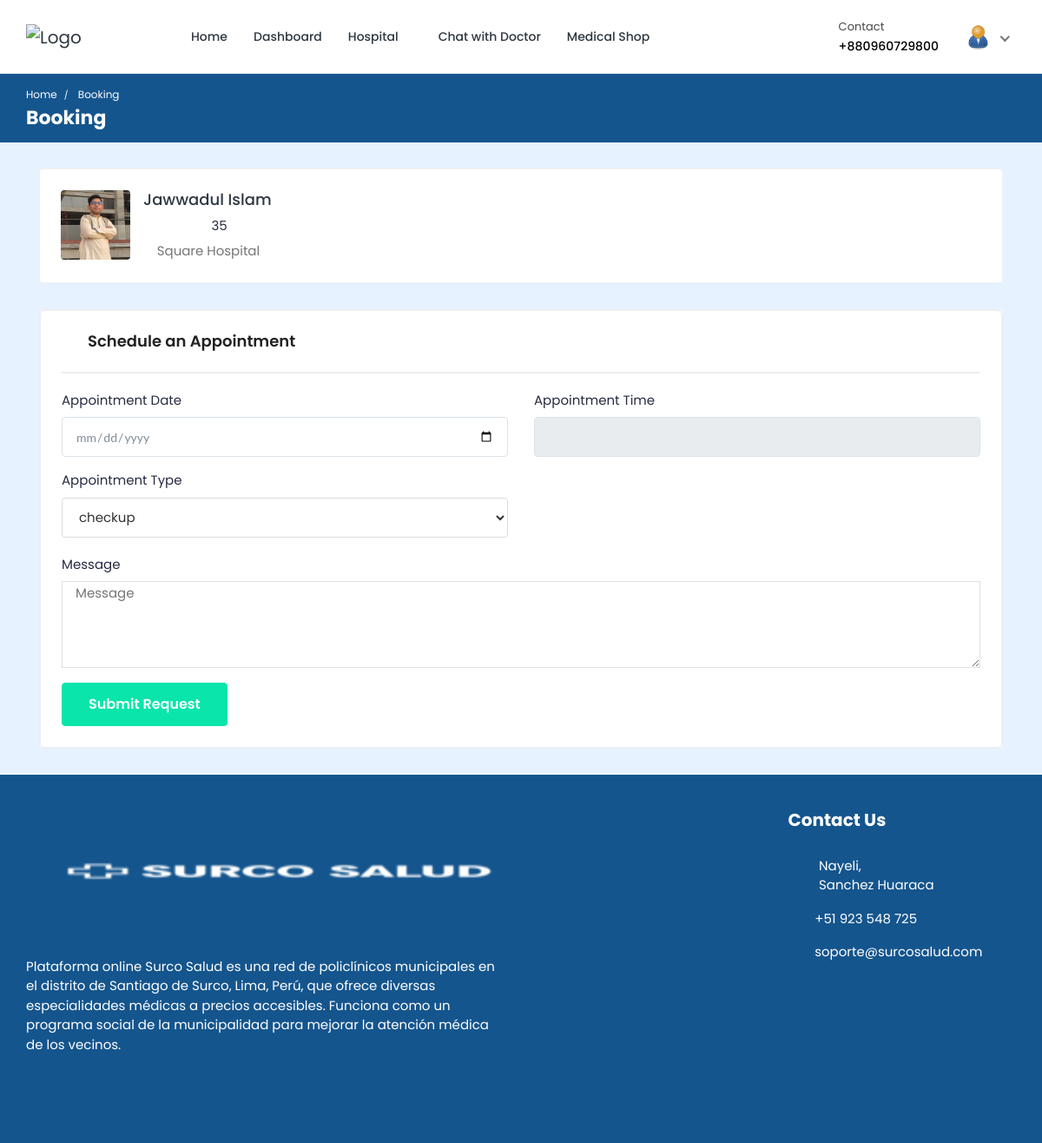
Before: /doctor/booking/2/ (signed in) with the older database file.
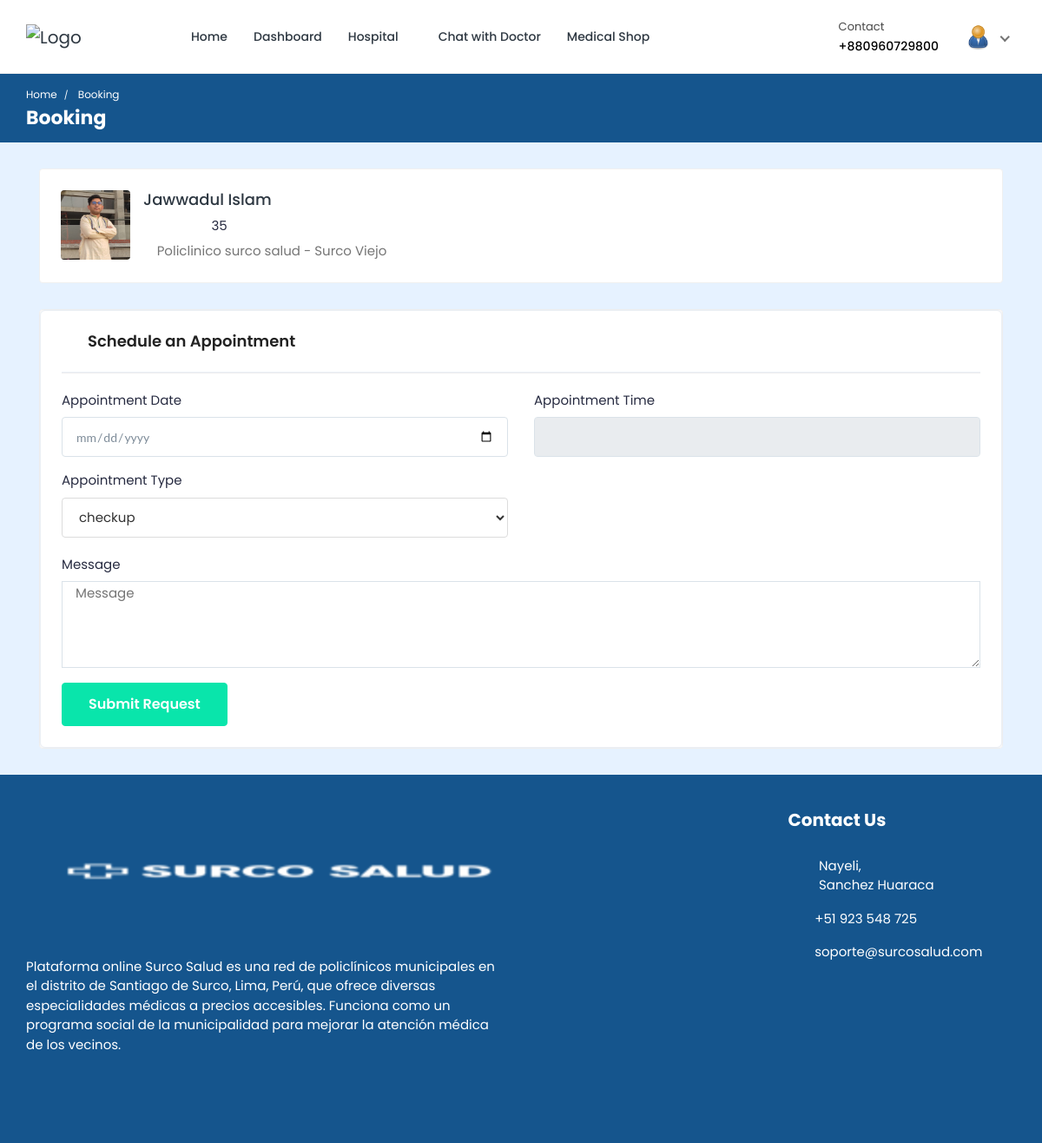
After: the same page with the newer database file.
### doctor/models.py (models this page shows, shortened)
class Doctor_Information(models.Model):
    DOCTOR_TYPE = (
        ('Cardiologists', 'Cardiologists'),
        ('Neurologists', 'Neurologists'),
        ('Pediatricians', 'Pediatricians'),
        ('Physiatrists', 'Physiatrists'),
        ('Dermatologists', 'Dermatologists'),
    )
    doctor_id = models.AutoField(primary_key=True)
    user = models.OneToOneField(User, on_delete=models.CASCADE, null=True, blank=True, related_name='profile')
    name = models.CharField(max_length=200, null=True, blank=True)
    username = models.CharField(max_length=200, null=True, blank=True)
    gender = models.CharField(max_length=200, null=True, blank=True)
    description = models.TextField(max_length=1000, null=True, blank=True)
    department = models.CharField(max_length=200, choices=DOCTOR_TYPE, null=True, blank=True)
    department_name = models.ForeignKey(hospital_department, on_delete=models.SET_NULL, null=True, blank=True)
    specialization = models.ForeignKey(specialization, on_delete=models.SET_NULL, null=True, blank=True)
    featured_image = models.ImageField(upload_to='doctors/', default='doctors/user-default.png', null=True, blank=True)
    certificate_image = models.ImageField(upload_to='doctors_certificate/', default='doctors_certificate/default.png', null=True, blank=True)
    email = models.EmailField(max_length=200, null=True, blank=True)
    phone_number = models.CharField(max_length=200, null=True, blank=True)
    nid = models.CharField(max_length=200, null=True, blank=True)
    visiting_hour = models.CharField(max_length=200, null=True, blank=True)
    consultation_fee = models.IntegerField(null=True, blank=True)
    report_fee = models.IntegerField(null=True, blank=True)
    dob = models.CharField(max_length=200, null=True, blank=True)
    institute = models.CharField(max_length=200, null=True, blank=True)
    degree = models.CharField(max_length=200, null=True, blank=True)
    completion_year = models.CharField(max_length=200, null=True, blank=True)
    work_place = models.CharField(max_length=200, null=True, blank=True)
    designation = models.CharField(max_length=200, null=True, blank=True)
    start_year = models.CharField(max_length=200, null=True, blank=True)
    end_year = models.CharField(max_length=200, null=True, blank=True)
    register_status =  models.CharField(max_length=200, null=True, blank=True)
    hospital_name = models.ForeignKey(Hospital_Information, on_delete=models.SET_NULL, null=True, blank=True)

### hospital/models.py (models this page shows)
class Hospital_Information(models.Model):
    HOSPITAL_TYPE = (
        ('private', 'Private hospital'),
        ('public', 'Public hospital'),
    )
    hospital_id = models.AutoField(primary_key=True)
    name = models.CharField(max_length=200, null=True, blank=True)
    address = models.CharField(max_length=200, null=True, blank=True)
    featured_image = models.ImageField(upload_to='hospitals/', default='hospitals/default.png', null=True, blank=True)
    description = models.TextField(null=True, blank=True)
    email = models.EmailField(max_length=200, null=True, blank=True)
    phone_number = models.IntegerField(null=True, blank=True)
    hospital_type = models.CharField(max_length=200, choices=HOSPITAL_TYPE)
    general_bed_no = models.IntegerField(null=True, blank=True)
    available_icu_no = models.IntegerField(null=True, blank=True)
    regular_cabin_no = models.IntegerField(null=True, blank=True)
    emergency_cabin_no = models.IntegerField(null=True, blank=True)
    vip_cabin_no = models.IntegerField(null=True, blank=True)
    def __str__(self):
        return str(self.name)

### doctor/views.py (the view, shortened to what this page needs)
# urls.py: path('booking/<int:pk>/', views.booking, name='booking'),
@csrf_exempt
@login_required(login_url="doctor-login")
def booking(request, pk):
    patient = request.user.patient
    doctor = Doctor_Information.objects.get(doctor_id=pk)
    context = {'patient': patient, 'doctor': doctor}
    return render(request, 'booking.html', context)

### templates/booking.html (shortened to what the changed rows need)
{% load static %}
<!DOCTYPE html>
<html lang="en">
  <head>
    <link
      rel="stylesheet"
      href="{% static 'HealthStack-System/css/Normal/bootstrap.min.css' %}"
    />
    <link
      rel="stylesheet"
      href="{% static 'HealthStack-System/plugins/Normal/fontawesome/css/fontawesome.min.css' %}"
    />
    <link
      rel="stylesheet"
      href="{% static 'HealthStack-System/plugins/Normal/fontawesome/css/all.min.css' %}"
    />
    <link
      rel="stylesheet"
      href="{% static 'HealthStack-System/css/Normal/style.css' %}"
    />
    <link
      rel="stylesheet"
      href="{% static 'HealthStack-System/css/Normal/booking.css' %}"
    />
    <link
      rel="stylesheet"
      href="{% static 'HealthStack-System/css/Normal/timedropper.css' %}"
    />
    <link href="{% static 'HealthStack-System/css/Normal/date_dropper.css' %}" rel="stylesheet"/>
    <link href="{% static 'HealthStack-System/css/Normal/my_style.css' %}" rel="stylesheet"/>
  </head>
  <body>
    <div class="main-wrapper">
      <div class="breadcrumb-bar">
        <div class="container-fluid">
          <div class="row align-items-center">
            <div class="col-md-12 col-12">
              <h2 class="breadcrumb-title">Booking</h2>
            </div>
          </div>
        </div>
      </div>
      <div class="content">
        <div class="container">
          <div class="row">
            <div class="col-12">
              <div class="card">
                <div class="card-body">
                  <div class="booking-doc-info">
                    <a href="doctor-profile.html" class="booking-doc-img">
                      <img
                        src="{{ doctor.featured_image.url }}"
                        alt="User Image"
                      />
                    </a>
                    <div class="booking-info">
                      <h4>
                        <a href="doctor-profile.html">{{doctor.name}}</a>
                      </h4>
                      <div class="rating">
                        <i class="fas fa-star filled"></i>
                        <i class="fas fa-star filled"></i>
                        <i class="fas fa-star filled"></i>
                        <i class="fas fa-star filled"></i>
                        <i class="fas fa-star"></i>
                        <span class="d-inline-block average-rating">35</span>
                      </div>
                      <p class="text-muted mb-0">
                        <i class="fas fa-map-marker-alt"></i>
                        {{doctor.hospital_name}}
                      </p>
                    </div>
                  </div>
                </div>
              </div>
            </div>
          </div>
        </div>
      </div>
      {% include 'footer.html' %}
    </div>
  </body>
</html>

Changed rows visible on the page:
changed through a linked row, Doctor_Information "Jawwadul Islam": hospital_name "Square Hospital" → "Policlinico surco salud - Surco Viejo"
